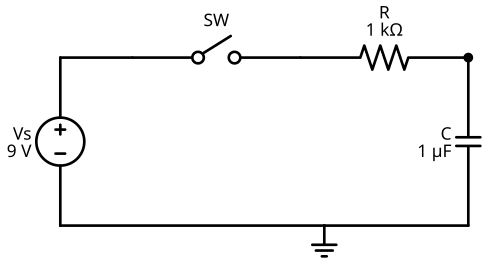

This figure's Python source:
"""
RC Charging Circuit — Schemdraw schematic
DC voltage source charges a capacitor through a resistor via a switch.
Circuit: Vs → SW → R → C → GND
"""
import schemdraw
import schemdraw.elements as elm

with schemdraw.Drawing() as d:
    d.config(unit=3.5, fontsize=13)

    # Voltage source (left side, vertical, positive terminal on top)
    source = d.add(elm.SourceV().up().label('Vs\n9 V'))

    # Top rail going right
    d += elm.Line().right().length(1.5).at(source.end)

    # Switch (SPST, normally open)
    d += elm.Switch().right().label('SW', loc='top')

    # Resistor going right
    d += elm.Resistor().right().label('R\n1 kΩ')

    # Junction dot before capacitor
    d += elm.Dot()

    # Capacitor going down on the right side
    d += elm.Capacitor().down().label('C\n1 μF')

    # Bottom rail back to ground and source
    d += elm.Line().left().length(3)
    d += elm.Ground()
    d += elm.Line().left().tox(source.start)
    d += elm.Line().up().toy(source.start)

    d.save('rc-charging-diagram.svg')
